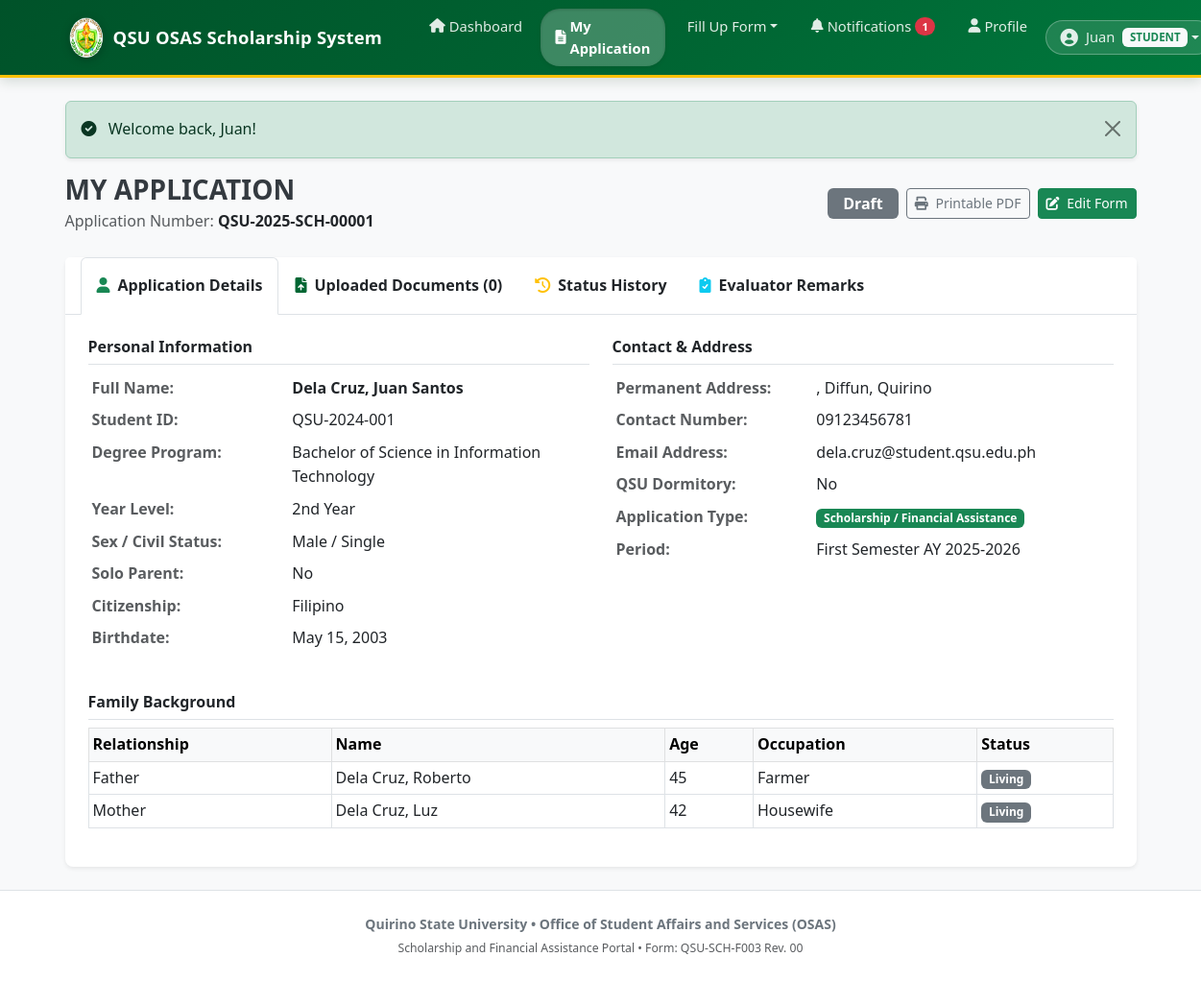
The page /student/application (signed in) on the database its author committed.
### tables this page shows
CREATE TABLE students (
    id INT PRIMARY KEY AUTO_INCREMENT,
    user_id INT NOT NULL,
    student_id VARCHAR(50) UNIQUE NOT NULL,
    last_name VARCHAR(100) NOT NULL,
    first_name VARCHAR(100) NOT NULL,
    middle_name VARCHAR(100),
    extension_name VARCHAR(20),
    degree_program VARCHAR(200),
    year_level TINYINT UNSIGNED DEFAULT 1,
    lrn_number VARCHAR(50),
    sex ENUM('Male','Female'),
    civil_status ENUM('Single','Married','Separated'),
    is_solo_parent TINYINT(1) DEFAULT 0,
    citizenship VARCHAR(100) DEFAULT 'Filipino',
    birthdate DATE,
    place_of_birth VARCHAR(200),
    physical_disability VARCHAR(200),
    ethnic_affiliation VARCHAR(100),
    street_barangay VARCHAR(255),
    municipality VARCHAR(100),
    province VARCHAR(100),
    zip_code VARCHAR(10),
    contact_number VARCHAR(20),
    email_address VARCHAR(150),
    is_dormitory TINYINT(1) DEFAULT 0,
    registering_as ENUM('New Student','Old Student','Transfer In','Lateral Transfer','Cross Enrollee'),
    created_at TIMESTAMP DEFAULT CURRENT_TIMESTAMP,
    updated_at TIMESTAMP DEFAULT CURRENT_TIMESTAMP ON UPDATE CURRENT_TIMESTAMP,
    FOREIGN KEY (user_id) REFERENCES users(id) ON DELETE CASCADE
);

CREATE TABLE applications (
    id INT PRIMARY KEY AUTO_INCREMENT,
    application_number VARCHAR(50) UNIQUE NOT NULL,
    student_id INT NOT NULL,
    application_type_id INT NOT NULL,
    application_period_id INT NULL,
    status ENUM('Draft','Submitted','Under Review','For Revision','Qualified','Disqualified','Approved','Rejected') DEFAULT 'Draft',
    submitted_at DATETIME NULL,
    assigned_admin_id INT NULL,
    created_at TIMESTAMP DEFAULT CURRENT_TIMESTAMP,
    updated_at TIMESTAMP DEFAULT CURRENT_TIMESTAMP ON UPDATE CURRENT_TIMESTAMP,
    UNIQUE KEY uq_student_period (student_id, application_period_id),
    FOREIGN KEY (student_id) REFERENCES students(id),
    FOREIGN KEY (application_type_id) REFERENCES application_types(id),
    FOREIGN KEY (application_period_id) REFERENCES application_periods(id)
);

CREATE TABLE application_types (
    id INT PRIMARY KEY AUTO_INCREMENT,
    name VARCHAR(100) NOT NULL,
    slug VARCHAR(50) UNIQUE NOT NULL,
    description TEXT,
    is_enabled TINYINT(1) DEFAULT 0,
    start_date DATE NULL,
    end_date DATE NULL,
    max_applications INT NULL,
    requirements TEXT,
    instructions TEXT,
    form_configuration TEXT,
    created_at TIMESTAMP DEFAULT CURRENT_TIMESTAMP,
    updated_at TIMESTAMP DEFAULT CURRENT_TIMESTAMP ON UPDATE CURRENT_TIMESTAMP
);

CREATE TABLE application_periods (
    id INT PRIMARY KEY AUTO_INCREMENT,
    name VARCHAR(200) NOT NULL,
    semester ENUM('First','Second','Summer'),
    academic_year VARCHAR(20),
    start_date DATE,
    end_date DATE,
    is_active TINYINT(1) DEFAULT 0,
    allow_reapplication TINYINT(1) DEFAULT 0,
    created_at TIMESTAMP DEFAULT CURRENT_TIMESTAMP
);

CREATE TABLE family_members (
    id INT PRIMARY KEY AUTO_INCREMENT,
    application_id INT NOT NULL,
    relationship ENUM('Father','Mother','Sibling') NOT NULL,
    last_name VARCHAR(100),
    first_name VARCHAR(100),
    middle_name VARCHAR(100),
    age TINYINT UNSIGNED NULL,
    ethnic_affiliation VARCHAR(100),
    occupation VARCHAR(200),
    member_status ENUM('Living','Deceased') DEFAULT 'Living',
    created_at TIMESTAMP DEFAULT CURRENT_TIMESTAMP,
    FOREIGN KEY (application_id) REFERENCES applications(id) ON DELETE CASCADE
);

### views/student/application.php (the view, shortened to what the rows shown need)
<div class="container-fluid px-0">
    <div class="d-flex justify-content-between align-items-center mb-4 flex-wrap gap-2">
        <div>
            <h3 class="fw-bold mb-1 text-qsu-green">MY APPLICATION</h3>
            <p class="text-muted mb-0">Application Number: <span class="fw-bold text-dark"><?= htmlspecialchars($application['application_number']) ?></span></p>
        </div>
        <div class="d-flex gap-2">
            <span class="badge <?= getStatusBadgeClass($application['status']) ?> px-3 py-2 fs-6 align-self-center"><?= htmlspecialchars($application['status']) ?></span>
            <a href="<?= BASE_URL ?>/document/pdf?id=<?= $application['id'] ?>" target="_blank" class="btn btn-outline-secondary btn-sm">
                <i class="fas fa-print me-1"></i> Printable PDF
            </a>
            <?php if ($application['status'] === 'Draft' || $application['status'] === 'For Revision'): ?>
                <?php
                $editRoutes = ['scholarship' => '/student/apply/scholarship', 'academic_achiever' => '/student/apply/academic', 'student_assistant' => '/student/apply/assistant'];
                $route = $editRoutes[$application['type_slug'] ?? ''] ?? '/student/dashboard';
                ?>
                <a href="<?= BASE_URL . $route ?>" class="btn btn-success btn-sm">
                    <i class="fas fa-edit me-1"></i> Edit Form
                </a>
            <?php endif; ?>
        </div>
    </div>
    <div class="card shadow-sm border-0">
        <div class="card-header bg-white border-bottom p-0">
            <ul class="nav nav-tabs border-0 px-3" id="appDetailTab" role="tablist">
                <li class="nav-item">
                    <button class="nav-link active py-3 fw-semibold text-dark" data-bs-toggle="tab" data-bs-target="#tabInfo" type="button">
                        <i class="fas fa-user me-2 text-success"></i>Application Details
                    </button>
                </li>
                <li class="nav-item">
                    <button class="nav-link py-3 fw-semibold text-dark" data-bs-toggle="tab" data-bs-target="#tabDocs" type="button">
                        <i class="fas fa-file-upload me-2 text-primary"></i>Uploaded Documents (<?= count($documents) ?>)
                    </button>
                </li>
                <li class="nav-item">
                    <button class="nav-link py-3 fw-semibold text-dark" data-bs-toggle="tab" data-bs-target="#tabHistory" type="button">
                        <i class="fas fa-history me-2 text-warning"></i>Status History
                    </button>
                </li>
                <li class="nav-item">
                    <button class="nav-link py-3 fw-semibold text-dark" data-bs-toggle="tab" data-bs-target="#tabEval" type="button">
                        <i class="fas fa-clipboard-check me-2 text-info"></i>Evaluator Remarks
                    </button>
                </li>
            </ul>
        </div>
        <div class="card-body p-4">
            <div class="tab-content" id="appDetailTabContent">
                <div class="tab-pane fade show active" id="tabInfo">
                    <div class="row g-4">
                        <div class="col-md-6">
                            <h6 class="fw-bold border-bottom pb-2 text-qsu-green">Personal Information</h6>
                            <table class="table table-sm table-borderless">
                                <tr><th style="width: 40%;" class="text-muted">Full Name:</th><td class="fw-semibold"><?= htmlspecialchars($application['last_name'] . ', ' . $application['first_name'] . ' ' . $application['middle_name']) ?></td></tr>
                                <tr><th class="text-muted">Student ID:</th><td><?= htmlspecialchars($application['student_number']) ?></td></tr>
                                <tr><th class="text-muted">Degree Program:</th><td><?= htmlspecialchars($application['degree_program']) ?></td></tr>
                                <tr><th class="text-muted">Year Level:</th><td><?= yearLevelLabel($application['year_level']) ?></td></tr>
                                <tr><th class="text-muted">Sex / Civil Status:</th><td><?= htmlspecialchars($application['sex'] ?? '') ?> / <?= htmlspecialchars($application['civil_status'] ?? '') ?></td></tr>
                                <tr><th class="text-muted">Solo Parent:</th><td><?= $application['is_solo_parent'] ? 'Yes' : 'No' ?></td></tr>
                                <tr><th class="text-muted">Citizenship:</th><td><?= htmlspecialchars($application['citizenship'] ?? 'Filipino') ?></td></tr>
                                <tr><th class="text-muted">Birthdate:</th><td><?= formatDate($application['birthdate']) ?></td></tr>
                            </table>
                        </div>
                        <div class="col-md-6">
                            <h6 class="fw-bold border-bottom pb-2 text-qsu-green">Contact & Address</h6>
                            <table class="table table-sm table-borderless">
                                <tr><th style="width: 40%;" class="text-muted">Permanent Address:</th><td><?= htmlspecialchars(($application['street_barangay'] ?? '') . ', ' . ($application['municipality'] ?? '') . ', ' . ($application['province'] ?? '')) ?></td></tr>
                                <tr><th class="text-muted">Contact Number:</th><td><?= htmlspecialchars($application['contact_number'] ?? 'N/A') ?></td></tr>
                                <tr><th class="text-muted">Email Address:</th><td><?= htmlspecialchars($application['email_address'] ?? 'N/A') ?></td></tr>
                                <tr><th class="text-muted">QSU Dormitory:</th><td><?= $application['is_dormitory'] ? 'Yes' : 'No' ?></td></tr>
                                <tr><th class="text-muted">Application Type:</th><td><span class="badge bg-success"><?= htmlspecialchars($application['type_name']) ?></span></td></tr>
                                <tr><th class="text-muted">Period:</th><td><?= htmlspecialchars($application['period_name'] ?? 'Current') ?></td></tr>
                            </table>
                        </div>
                    </div>
                    <?php if (!empty($familyMembers)): ?>
                    <h6 class="fw-bold border-bottom pb-2 text-qsu-green mt-4">Family Background</h6>
                    <div class="table-responsive">
                        <table class="table table-sm table-bordered">
                            <thead class="table-light">
                                <tr><th>Relationship</th><th>Name</th><th>Age</th><th>Occupation</th><th>Status</th></tr>
                            </thead>
                            <tbody>
                                <?php foreach ($familyMembers as $fm): ?>
                                <tr>
                                    <td><?= htmlspecialchars($fm['relationship']) ?></td>
                                    <td><?= htmlspecialchars($fm['last_name'] . ', ' . $fm['first_name'] . ' ' . $fm['middle_name']) ?></td>
                                    <td><?= $fm['age'] ?? '-' ?></td>
                                    <td><?= htmlspecialchars($fm['occupation'] ?? '-') ?></td>
                                    <td><span class="badge bg-secondary"><?= htmlspecialchars($fm['member_status']) ?></span></td>
                                </tr>
                                <?php endforeach; ?>
                            </tbody>
                        </table>
                    </div>
                    <?php endif; ?>
                </div>
            </div>
        </div>
    </div>
</div>
<?php $content = ob_get_clean(); include __DIR__ . '/../layouts/student_layout.php'; ?>

### index.php (shortened to what the rows shown need)
<?php
require_once __DIR__ . "/config/config.php";
require_once __DIR__ . "/lib/BaseModel.php";
$requestUri = $_SERVER["REQUEST_URI"];
$basePath = "/SCHOLARSHIP";
$path = str_replace($basePath, "", parse_url($requestUri, PHP_URL_PATH));
$path = rtrim($path, "/");
$method = $_SERVER["REQUEST_METHOD"];
foreach ($routes as [$routeMethod, $routePath, $controllerName, $actionName]) {
    if ($method === $routeMethod && $path === $routePath) {
        $controller = new $controllerName();
        $controller->$actionName();
        break;
    }
}

### views/layouts/student_layout.php (shortened to what the rows shown need)
<?php
$unreadCount = $unreadCount ?? 0;
$student = $student ?? [];
?>
<!DOCTYPE html>
<html lang="en">
<head>
    <link href="https://cdn.jsdelivr.net/npm/bootstrap@5.3.0/dist/css/bootstrap.min.css" rel="stylesheet">
    <link href="https://cdnjs.cloudflare.com/ajax/libs/font-awesome/6.0.0/css/all.min.css" rel="stylesheet">
    <link href="<?= BASE_URL ?>/public/assets/css/style.css" rel="stylesheet">
</head>
<body class="bg-light d-flex flex-column min-vh-100">
    <nav class="navbar navbar-expand-lg navbar-dark bg-primary shadow-sm">
        <div class="container">
            <a class="navbar-brand" href="<?= BASE_URL ?>/student/dashboard">
                <img src="<?= BASE_URL ?>/public/assets/img/qsulogo.png" alt="QSU Logo" class="me-2">
                <span><?= APP_NAME ?></span>
            </a>
            <div class="collapse navbar-collapse" id="studentNav">
                <ul class="navbar-nav me-auto mb-2 mb-lg-0 ms-lg-3">
                    <li class="nav-item">
                        <a class="nav-link <?= strpos($_SERVER['REQUEST_URI'], '/student/dashboard') !== false ? 'active' : '' ?>" href="<?= BASE_URL ?>/student/dashboard">
                            <i class="fas fa-home me-1"></i> Dashboard
                        </a>
                    </li>
                    <li class="nav-item">
                        <a class="nav-link <?= strpos($_SERVER['REQUEST_URI'], '/student/application') !== false ? 'active' : '' ?>" href="<?= BASE_URL ?>/student/application">
                            <i class="fas fa-file-alt me-1"></i> My Application
                        </a>
                    </li>
                    <li class="nav-item dropdown">
                        <a class="nav-link dropdown-toggle <?= strpos($_SERVER['REQUEST_URI'], '/student/apply') !== false ? 'active' : '' ?>" href="#" role="button" data-bs-toggle="dropdown">
                            <i class="fas fa-file-pen me-1"></i> Fill Up Form
                        </a>
                    </li>
                    <li class="nav-item">
                        <a class="nav-link position-relative <?= strpos($_SERVER['REQUEST_URI'], '/student/notifications') !== false ? 'active' : '' ?>" href="<?= BASE_URL ?>/student/notifications">
                            <i class="fas fa-bell me-1"></i> Notifications
                            <?php if ($unreadCount > 0): ?>
                            <span class="badge bg-danger rounded-pill ms-1" style="font-size: 0.7rem;"><?= $unreadCount ?></span>
                            <?php endif; ?>
                        </a>
                    </li>
                    <li class="nav-item">
                        <a class="nav-link <?= strpos($_SERVER['REQUEST_URI'], '/student/profile') !== false ? 'active' : '' ?>" href="<?= BASE_URL ?>/student/profile">
                            <i class="fas fa-user me-1"></i> Profile
                        </a>
                    </li>
                </ul>
                <div class="navbar-nav ms-auto">
                    <div class="nav-item dropdown">
                        <a class="nav-link dropdown-toggle text-white d-flex align-items-center navbar-user-btn" href="#" role="button" data-bs-toggle="dropdown">
                            <span class="me-1"><?= htmlspecialchars($student['first_name'] ?? 'Student') ?></span>
                            <span class="badge bg-light text-success fw-bold ms-1" style="font-size: 0.72rem;">STUDENT</span>
                        </a>
                    </div>
                </div>
            </div>
        </div>
    </nav>
    <main class="container py-4 flex-grow-1">
        <?php include __DIR__ . '/../partials/flash_messages.php'; ?>
        <?= $content ?? '' ?>
    </main>
    <footer class="footer mt-auto">
        <div class="container text-center">
            <p class="mb-1 fw-semibold">Quirino State University &bull; Office of Student Affairs and Services (OSAS)</p>
            <p class="mb-0 text-muted small">Scholarship and Financial Assistance Portal &bull; Form: QSU-SCH-F003 Rev. 00</p>
        </div>
    </footer>
</body>
</html>

### rows shown on the page
students: first_name "Juan"
applications: application_number "QSU-2025-SCH-00001", status "Draft", student.middle_name "Dela Cruz, Juan Santos", student.student_id "QSU-2024-001", student.degree_program "Bachelor of Science in Information Technology", student.year_level "2nd Year", student.sex "Male", student.civil_status "Single", student.citizenship "Filipino", student.birthdate "May 15, 2003", student.province ", Diffun, Quirino", student.contact_number "09123456781", student.email_address "dela.cruz@student.qsu.edu.ph", application_type.name "Scholarship / Financial Assistance", application_period.name "First Semester AY 2025-2026"
family_members: relationship "Father", last_name+first_name+middle_name "Dela Cruz, Roberto", age "45", occupation "Farmer", member_status "Living"
family_members: relationship "Mother", last_name+first_name+middle_name "Dela Cruz, Luz", age "42", occupation "Housewife", member_status "Living"

### other values the page prints
$unreadCount "1"
$f['message'] "Welcome back, Juan!"
count($documents) "0"
